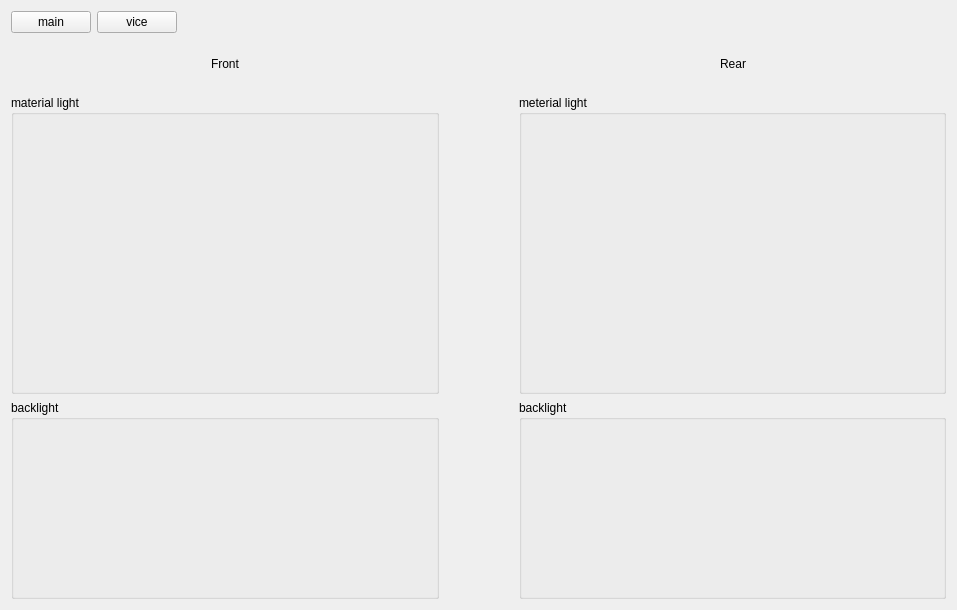
<?xml version="1.0" encoding="UTF-8"?>
<ui version="4.0">
 <class>LightSetWidget</class>
 <widget class="QWidget" name="LightSetWidget">
  <property name="geometry">
   <rect>
    <x>0</x>
    <y>0</y>
    <width>957</width>
    <height>610</height>
   </rect>
  </property>
  <property name="windowTitle">
   <string notr="true">Form</string>
  </property>
  <layout class="QVBoxLayout" name="verticalLayout_5">
   <item>
    <layout class="QHBoxLayout" name="horizontalLayout_3">
     <item>
      <widget class="QPushButton" name="mainBtn">
       <property name="text">
        <string notr="true">main</string>
       </property>
      </widget>
     </item>
     <item>
      <widget class="QPushButton" name="viceBtn">
       <property name="text">
        <string notr="true">vice</string>
       </property>
      </widget>
     </item>
     <item>
      <spacer name="horizontalSpacer_5">
       <property name="orientation">
        <enum>Qt::Horizontal</enum>
       </property>
       <property name="sizeHint" stdset="0">
        <size>
         <width>40</width>
         <height>20</height>
        </size>
       </property>
      </spacer>
     </item>
    </layout>
   </item>
   <item>
    <layout class="QGridLayout" name="gridLayout" rowstretch="1,6,4">
     <property name="horizontalSpacing">
      <number>80</number>
     </property>
     <item row="0" column="0">
      <layout class="QHBoxLayout" name="horizontalLayout_2">
       <item>
        <spacer name="horizontalSpacer">
         <property name="orientation">
          <enum>Qt::Horizontal</enum>
         </property>
         <property name="sizeHint" stdset="0">
          <size>
           <width>40</width>
           <height>20</height>
          </size>
         </property>
        </spacer>
       </item>
       <item>
        <widget class="QLabel" name="frontlabel">
         <property name="text">
          <string notr="true">Front</string>
         </property>
        </widget>
       </item>
       <item>
        <spacer name="horizontalSpacer_2">
         <property name="orientation">
          <enum>Qt::Horizontal</enum>
         </property>
         <property name="sizeHint" stdset="0">
          <size>
           <width>40</width>
           <height>20</height>
          </size>
         </property>
        </spacer>
       </item>
      </layout>
     </item>
     <item row="0" column="1">
      <layout class="QHBoxLayout" name="horizontalLayout">
       <item>
        <spacer name="horizontalSpacer_4">
         <property name="orientation">
          <enum>Qt::Horizontal</enum>
         </property>
         <property name="sizeHint" stdset="0">
          <size>
           <width>40</width>
           <height>20</height>
          </size>
         </property>
        </spacer>
       </item>
       <item>
        <widget class="QLabel" name="rearlabel">
         <property name="text">
          <string notr="true">Rear</string>
         </property>
        </widget>
       </item>
       <item>
        <spacer name="horizontalSpacer_3">
         <property name="orientation">
          <enum>Qt::Horizontal</enum>
         </property>
         <property name="sizeHint" stdset="0">
          <size>
           <width>40</width>
           <height>20</height>
          </size>
         </property>
        </spacer>
       </item>
      </layout>
     </item>
     <item row="1" column="0">
      <widget class="QGroupBox" name="groupBox">
       <property name="title">
        <string notr="true">material light</string>
       </property>
       <layout class="QVBoxLayout" name="verticalLayout">
        <property name="spacing">
         <number>2</number>
        </property>
        <property name="topMargin">
         <number>0</number>
        </property>
        <property name="bottomMargin">
         <number>2</number>
        </property>
        <item>
         <widget class="MylightControl" name="widget_1" native="true"/>
        </item>
        <item>
         <widget class="MylightControl" name="widget_2" native="true"/>
        </item>
        <item>
         <widget class="MylightControl" name="widget_3" native="true"/>
        </item>
        <item>
         <widget class="MylightControl" name="widget_4" native="true"/>
        </item>
        <item>
         <widget class="MylightControl" name="widget_5" native="true"/>
        </item>
        <item>
         <widget class="MylightControl" name="widget_6" native="true"/>
        </item>
       </layout>
      </widget>
     </item>
     <item row="1" column="1">
      <widget class="QGroupBox" name="groupBox_2">
       <property name="sizePolicy">
        <sizepolicy hsizetype="Preferred" vsizetype="Expanding">
         <horstretch>0</horstretch>
         <verstretch>0</verstretch>
        </sizepolicy>
       </property>
       <property name="title">
        <string notr="true">meterial light</string>
       </property>
       <layout class="QVBoxLayout" name="verticalLayout_2">
        <property name="spacing">
         <number>2</number>
        </property>
        <property name="topMargin">
         <number>2</number>
        </property>
        <property name="bottomMargin">
         <number>2</number>
        </property>
        <item>
         <widget class="MylightControl" name="widget_1_1" native="true"/>
        </item>
        <item>
         <widget class="MylightControl" name="widget_1_2" native="true"/>
        </item>
        <item>
         <widget class="MylightControl" name="widget_1_3" native="true"/>
        </item>
        <item>
         <widget class="MylightControl" name="widget_1_4" native="true"/>
        </item>
        <item>
         <widget class="MylightControl" name="widget_1_5" native="true"/>
        </item>
        <item>
         <widget class="MylightControl" name="widget_1_6" native="true"/>
        </item>
       </layout>
      </widget>
     </item>
     <item row="2" column="0">
      <widget class="QGroupBox" name="groupBox_3">
       <property name="title">
        <string notr="true">backlight</string>
       </property>
       <layout class="QVBoxLayout" name="verticalLayout_3">
        <item>
         <widget class="MylightControl" name="widget_7" native="true"/>
        </item>
        <item>
         <widget class="MylightControl" name="widget_8" native="true"/>
        </item>
        <item>
         <widget class="MylightControl" name="widget_9" native="true"/>
        </item>
        <item>
         <widget class="MylightControl" name="widget_10" native="true"/>
        </item>
       </layout>
      </widget>
     </item>
     <item row="2" column="1">
      <widget class="QGroupBox" name="groupBox_4">
       <property name="sizePolicy">
        <sizepolicy hsizetype="Preferred" vsizetype="Expanding">
         <horstretch>0</horstretch>
         <verstretch>0</verstretch>
        </sizepolicy>
       </property>
       <property name="title">
        <string notr="true">backlight</string>
       </property>
       <layout class="QVBoxLayout" name="verticalLayout_4">
        <item>
         <widget class="MylightControl" name="widget_1_7" native="true"/>
        </item>
        <item>
         <widget class="MylightControl" name="widget_1_8" native="true"/>
        </item>
        <item>
         <widget class="MylightControl" name="widget_1_9" native="true"/>
        </item>
        <item>
         <widget class="MylightControl" name="widget_1_10" native="true"/>
        </item>
       </layout>
      </widget>
     </item>
    </layout>
   </item>
  </layout>
 </widget>
 <customwidgets>
  <customwidget>
   <class>MylightControl</class>
   <extends>QWidget</extends>
   <header>mysortwidget/mylightcontrol.h</header>
   <container>1</container>
  </customwidget>
 </customwidgets>
 <resources/>
 <connections/>
</ui>
